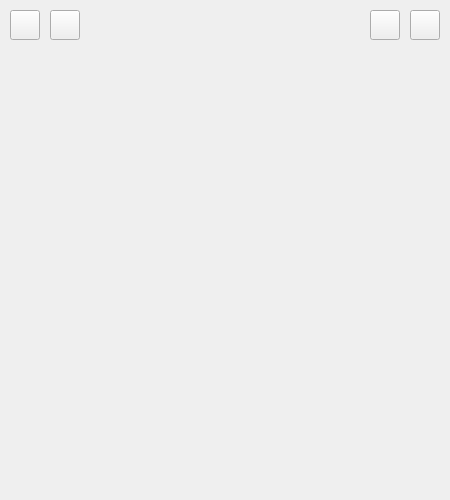
<?xml version="1.0" encoding="UTF-8"?>
<ui version="4.0">
 <class>Window</class>
 <widget class="QWidget" name="Window">
  <property name="geometry">
   <rect>
    <x>0</x>
    <y>0</y>
    <width>450</width>
    <height>500</height>
   </rect>
  </property>
  <property name="font">
   <font>
    <family>Microsoft YaHei UI</family>
   </font>
  </property>
  <property name="windowTitle">
   <string>Window</string>
  </property>
  <widget class="QPushButton" name="option">
   <property name="geometry">
    <rect>
     <x>10</x>
     <y>10</y>
     <width>30</width>
     <height>30</height>
    </rect>
   </property>
   <property name="font">
    <font>
     <family>微软雅黑</family>
    </font>
   </property>
   <property name="text">
    <string/>
   </property>
   <property name="icon">
    <iconset resource="resource.qrc">
     <normaloff>:/icon/images/选项.svg</normaloff>:/icon/images/选项.svg</iconset>
   </property>
  </widget>
  <widget class="QPushButton" name="about">
   <property name="geometry">
    <rect>
     <x>50</x>
     <y>10</y>
     <width>30</width>
     <height>30</height>
    </rect>
   </property>
   <property name="font">
    <font>
     <family>微软雅黑</family>
    </font>
   </property>
   <property name="text">
    <string/>
   </property>
   <property name="icon">
    <iconset resource="resource.qrc">
     <normaloff>:/icon/images/about.svg</normaloff>:/icon/images/about.svg</iconset>
   </property>
  </widget>
  <widget class="QPushButton" name="min">
   <property name="geometry">
    <rect>
     <x>370</x>
     <y>10</y>
     <width>30</width>
     <height>30</height>
    </rect>
   </property>
   <property name="font">
    <font>
     <family>微软雅黑</family>
    </font>
   </property>
   <property name="text">
    <string/>
   </property>
   <property name="icon">
    <iconset resource="resource.qrc">
     <normaloff>:/icon/images/min.svg</normaloff>:/icon/images/min.svg</iconset>
   </property>
  </widget>
  <widget class="QPushButton" name="close">
   <property name="geometry">
    <rect>
     <x>410</x>
     <y>10</y>
     <width>30</width>
     <height>30</height>
    </rect>
   </property>
   <property name="font">
    <font>
     <family>微软雅黑</family>
    </font>
   </property>
   <property name="text">
    <string/>
   </property>
   <property name="icon">
    <iconset resource="resource.qrc">
     <normaloff>:/icon/images/close.svg</normaloff>:/icon/images/close.svg</iconset>
   </property>
  </widget>
 </widget>
 <layoutdefault spacing="6" margin="11"/>
 <resources>
  <include location="resource.qrc"/>
 </resources>
 <connections/>
</ui>
